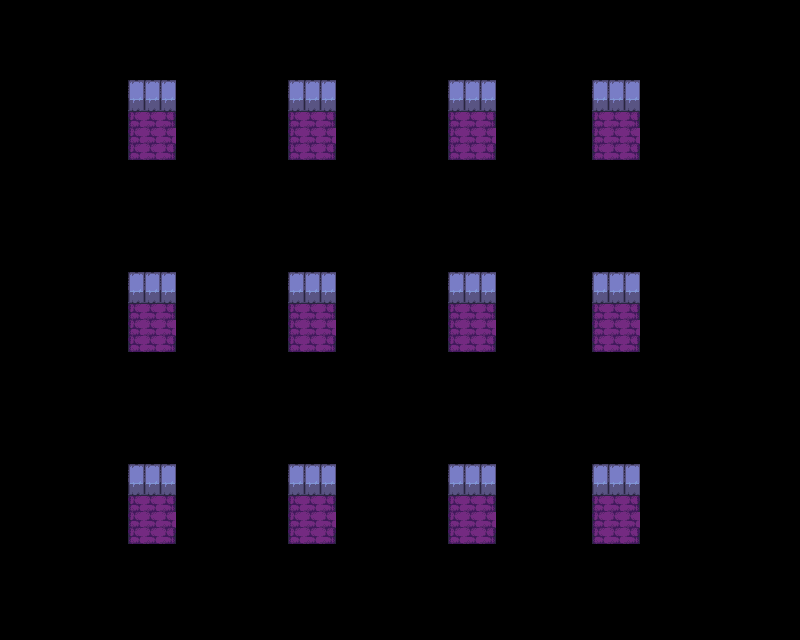

Rendered tile map (Tiled .tmx) drawn with the repository's tilesets; below, a short description and the full map source, tile grids included:
An orthogonal 50x40 tile map with 16x16 px tiles, 1 tile layer (Blocks) and 15 objects (15x Spawn).

<map version="1.8" tiledversion="1.8.2" orientation="orthogonal" renderorder="right-down" width="50" height="40" tilewidth="16" tileheight="16" infinite="0" nextlayerid="3" nextobjectid="16">
 <tileset firstgid="1" source="dungeon-tileset.tsx" />
 <layer id="1" name="Blocks" width="50" height="40">
  <data encoding="csv">
0,0,0,0,0,0,0,0,0,0,0,0,0,0,0,0,0,0,0,0,0,0,0,0,0,0,0,0,0,0,0,0,0,0,0,0,0,0,0,0,0,0,0,0,0,0,0,0,0,0,
0,0,0,0,0,0,0,0,0,0,0,0,0,0,0,0,0,0,0,0,0,0,0,0,0,0,0,0,0,0,0,0,0,0,0,0,0,0,0,0,0,0,0,0,0,0,0,0,0,0,
0,0,0,0,0,0,0,0,0,0,0,0,0,0,0,0,0,0,0,0,0,0,0,0,0,0,0,0,0,0,0,0,0,0,0,0,0,0,0,0,0,0,0,0,0,0,0,0,0,0,
0,0,0,0,0,0,0,0,0,0,0,0,0,0,0,0,0,0,0,0,0,0,0,0,0,0,0,0,0,0,0,0,0,0,0,0,0,0,0,0,0,0,0,0,0,0,0,0,0,0,
0,0,0,0,0,0,0,0,0,0,0,0,0,0,0,0,0,0,0,0,0,0,0,0,0,0,0,0,0,0,0,0,0,0,0,0,0,0,0,0,0,0,0,0,0,0,0,0,0,0,
0,0,0,0,0,0,0,0,41,41,41,0,0,0,0,0,0,0,41,41,41,0,0,0,0,0,0,0,41,41,41,0,0,0,0,0,0,41,41,41,0,0,0,0,0,0,0,0,0,0,
0,0,0,0,0,0,0,0,60,60,60,0,0,0,0,0,0,0,60,60,60,0,0,0,0,0,0,0,60,60,60,0,0,0,0,0,0,60,60,60,0,0,0,0,0,0,0,0,0,0,
0,0,0,0,0,0,0,0,119,121,117,0,0,0,0,0,0,0,119,121,117,0,0,0,0,0,0,0,119,121,117,0,0,0,0,0,0,119,121,117,0,0,0,0,0,0,0,0,0,0,
0,0,0,0,0,0,0,0,119,121,121,0,0,0,0,0,0,0,119,121,121,0,0,0,0,0,0,0,119,121,121,0,0,0,0,0,0,119,121,121,0,0,0,0,0,0,0,0,0,0,
0,0,0,0,0,0,0,0,119,121,117,0,0,0,0,0,0,0,119,121,117,0,0,0,0,0,0,0,119,121,117,0,0,0,0,0,0,119,121,117,0,0,0,0,0,0,0,0,0,0,
0,0,0,0,0,0,0,0,0,0,0,0,0,0,0,0,0,0,0,0,0,0,0,0,0,0,0,0,0,0,0,0,0,0,0,0,0,0,0,0,0,0,0,0,0,0,0,0,0,0,
0,0,0,0,0,0,0,0,0,0,0,0,0,0,0,0,0,0,0,0,0,0,0,0,0,0,0,0,0,0,0,0,0,0,0,0,0,0,0,0,0,0,0,0,0,0,0,0,0,0,
0,0,0,0,0,0,0,0,0,0,0,0,0,0,0,0,0,0,0,0,0,0,0,0,0,0,0,0,0,0,0,0,0,0,0,0,0,0,0,0,0,0,0,0,0,0,0,0,0,0,
0,0,0,0,0,0,0,0,0,0,0,0,0,0,0,0,0,0,0,0,0,0,0,0,0,0,0,0,0,0,0,0,0,0,0,0,0,0,0,0,0,0,0,0,0,0,0,0,0,0,
0,0,0,0,0,0,0,0,0,0,0,0,0,0,0,0,0,0,0,0,0,0,0,0,0,0,0,0,0,0,0,0,0,0,0,0,0,0,0,0,0,0,0,0,0,0,0,0,0,0,
0,0,0,0,0,0,0,0,0,0,0,0,0,0,0,0,0,0,0,0,0,0,0,0,0,0,0,0,0,0,0,0,0,0,0,0,0,0,0,0,0,0,0,0,0,0,0,0,0,0,
0,0,0,0,0,0,0,0,0,0,0,0,0,0,0,0,0,0,0,0,0,0,0,0,0,0,0,0,0,0,0,0,0,0,0,0,0,0,0,0,0,0,0,0,0,0,0,0,0,0,
0,0,0,0,0,0,0,0,41,41,41,0,0,0,0,0,0,0,41,41,41,0,0,0,0,0,0,0,41,41,41,0,0,0,0,0,0,41,41,41,0,0,0,0,0,0,0,0,0,0,
0,0,0,0,0,0,0,0,60,60,60,0,0,0,0,0,0,0,60,60,60,0,0,0,0,0,0,0,60,60,60,0,0,0,0,0,0,60,60,60,0,0,0,0,0,0,0,0,0,0,
0,0,0,0,0,0,0,0,119,121,117,0,0,0,0,0,0,0,119,121,117,0,0,0,0,0,0,0,119,121,117,0,0,0,0,0,0,119,121,117,0,0,0,0,0,0,0,0,0,0,
0,0,0,0,0,0,0,0,119,121,121,0,0,0,0,0,0,0,119,121,121,0,0,0,0,0,0,0,119,121,121,0,0,0,0,0,0,119,121,121,0,0,0,0,0,0,0,0,0,0,
0,0,0,0,0,0,0,0,119,121,117,0,0,0,0,0,0,0,119,121,117,0,0,0,0,0,0,0,119,121,117,0,0,0,0,0,0,119,121,117,0,0,0,0,0,0,0,0,0,0,
0,0,0,0,0,0,0,0,0,0,0,0,0,0,0,0,0,0,0,0,0,0,0,0,0,0,0,0,0,0,0,0,0,0,0,0,0,0,0,0,0,0,0,0,0,0,0,0,0,0,
0,0,0,0,0,0,0,0,0,0,0,0,0,0,0,0,0,0,0,0,0,0,0,0,0,0,0,0,0,0,0,0,0,0,0,0,0,0,0,0,0,0,0,0,0,0,0,0,0,0,
0,0,0,0,0,0,0,0,0,0,0,0,0,0,0,0,0,0,0,0,0,0,0,0,0,0,0,0,0,0,0,0,0,0,0,0,0,0,0,0,0,0,0,0,0,0,0,0,0,0,
0,0,0,0,0,0,0,0,0,0,0,0,0,0,0,0,0,0,0,0,0,0,0,0,0,0,0,0,0,0,0,0,0,0,0,0,0,0,0,0,0,0,0,0,0,0,0,0,0,0,
0,0,0,0,0,0,0,0,0,0,0,0,0,0,0,0,0,0,0,0,0,0,0,0,0,0,0,0,0,0,0,0,0,0,0,0,0,0,0,0,0,0,0,0,0,0,0,0,0,0,
0,0,0,0,0,0,0,0,0,0,0,0,0,0,0,0,0,0,0,0,0,0,0,0,0,0,0,0,0,0,0,0,0,0,0,0,0,0,0,0,0,0,0,0,0,0,0,0,0,0,
0,0,0,0,0,0,0,0,0,0,0,0,0,0,0,0,0,0,0,0,0,0,0,0,0,0,0,0,0,0,0,0,0,0,0,0,0,0,0,0,0,0,0,0,0,0,0,0,0,0,
0,0,0,0,0,0,0,0,41,41,41,0,0,0,0,0,0,0,41,41,41,0,0,0,0,0,0,0,41,41,41,0,0,0,0,0,0,41,41,41,0,0,0,0,0,0,0,0,0,0,
0,0,0,0,0,0,0,0,60,60,60,0,0,0,0,0,0,0,60,60,60,0,0,0,0,0,0,0,60,60,60,0,0,0,0,0,0,60,60,60,0,0,0,0,0,0,0,0,0,0,
0,0,0,0,0,0,0,0,119,121,117,0,0,0,0,0,0,0,119,121,117,0,0,0,0,0,0,0,119,121,117,0,0,0,0,0,0,119,121,117,0,0,0,0,0,0,0,0,0,0,
0,0,0,0,0,0,0,0,119,121,121,0,0,0,0,0,0,0,119,121,121,0,0,0,0,0,0,0,119,121,121,0,0,0,0,0,0,119,121,121,0,0,0,0,0,0,0,0,0,0,
0,0,0,0,0,0,0,0,119,121,117,0,0,0,0,0,0,0,119,121,117,0,0,0,0,0,0,0,119,121,117,0,0,0,0,0,0,119,121,117,0,0,0,0,0,0,0,0,0,0,
0,0,0,0,0,0,0,0,0,0,0,0,0,0,0,0,0,0,0,0,0,0,0,0,0,0,0,0,0,0,0,0,0,0,0,0,0,0,0,0,0,0,0,0,0,0,0,0,0,0,
0,0,0,0,0,0,0,0,0,0,0,0,0,0,0,0,0,0,0,0,0,0,0,0,0,0,0,0,0,0,0,0,0,0,0,0,0,0,0,0,0,0,0,0,0,0,0,0,0,0,
0,0,0,0,0,0,0,0,0,0,0,0,0,0,0,0,0,0,0,0,0,0,0,0,0,0,0,0,0,0,0,0,0,0,0,0,0,0,0,0,0,0,0,0,0,0,0,0,0,0,
0,0,0,0,0,0,0,0,0,0,0,0,0,0,0,0,0,0,0,0,0,0,0,0,0,0,0,0,0,0,0,0,0,0,0,0,0,0,0,0,0,0,0,0,0,0,0,0,0,0,
0,0,0,0,0,0,0,0,0,0,0,0,0,0,0,0,0,0,0,0,0,0,0,0,0,0,0,0,0,0,0,0,0,0,0,0,0,0,0,0,0,0,0,0,0,0,0,0,0,0,
0,0,0,0,0,0,0,0,0,0,0,0,0,0,0,0,0,0,0,0,0,0,0,0,0,0,0,0,0,0,0,0,0,0,0,0,0,0,0,0,0,0,0,0,0,0,0,0,0,0
</data>
 </layer>
 <objectgroup id="2" name="Spawns">
  <object id="1" name="Spawn" x="229" y="124" />
  <object id="2" name="Spawn" x="229" y="309" />
  <object id="3" name="Spawn" x="226" y="503" />
  <object id="4" name="Spawn" x="394" y="115" />
  <object id="5" name="Spawn" x="398" y="314" />
  <object id="6" name="Spawn" x="390" y="504" />
  <object id="7" name="Spawn" x="540" y="110" />
  <object id="8" name="Spawn" x="544" y="308" />
  <object id="9" name="Spawn" x="548" y="506" />
  <object id="10" name="Spawn" x="61" y="112" />
  <object id="11" name="Spawn" x="59" y="315" />
  <object id="12" name="Spawn" x="65" y="516" />
  <object id="13" name="Spawn" x="712" y="112" />
  <object id="14" name="Spawn" x="710" y="311" />
  <object id="15" name="Spawn" x="710" y="510" />
 </objectgroup>
</map>
